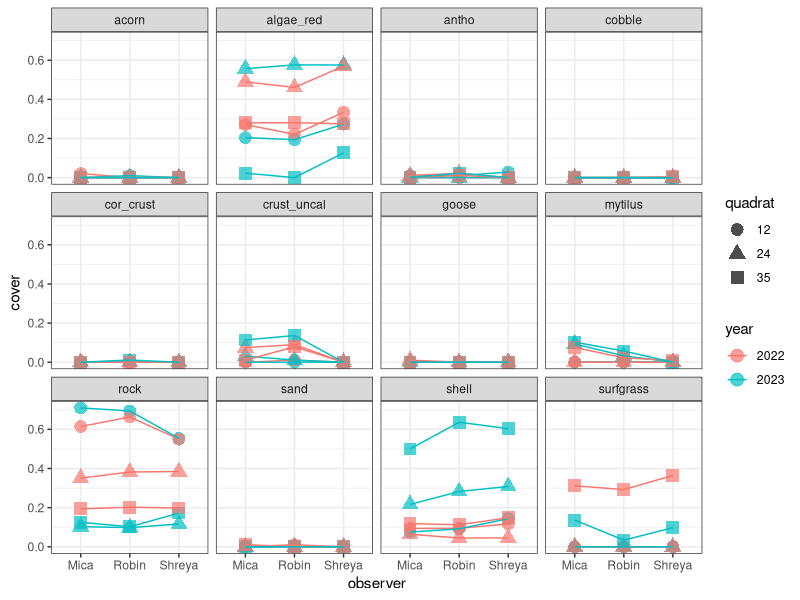
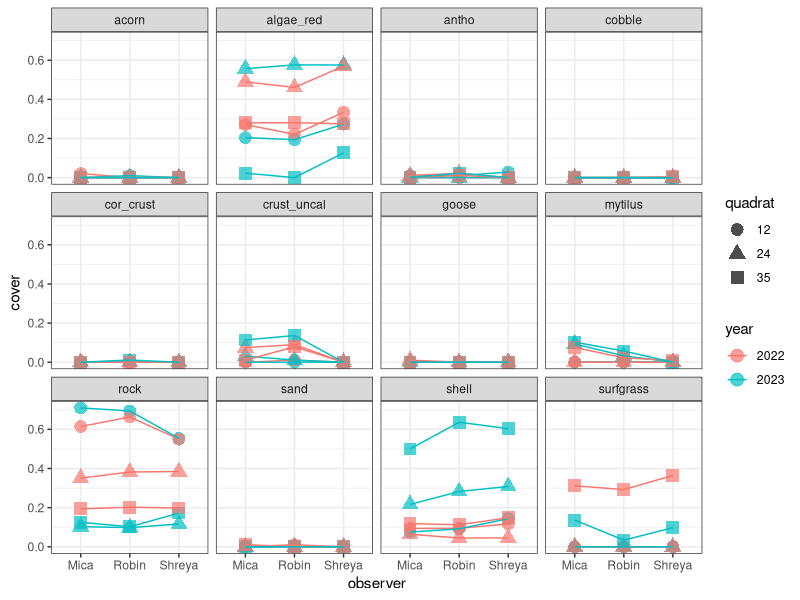

These figures' R source, in order:
################################################################################
##' @title Comparing cover data by observer
##' @author Robin Elahi
##' @date 2024-01-29
##' @log 
################################################################################

#### Packages ####
library(tidyverse)
library(readxl)

# Data
d <- read_xlsx("data/methods_test_compiled.xlsx", sheet = "cover")

d_long <- d %>% 
  gather(key = "taxon", value = "cover", antho:tar) %>% 
  mutate(quad_year = paste(quadrat, year, sep = "_"), 
         quadrat = as.character(quadrat),
         year = as.character(year))

# Observed taxa
d_mean <- d_long %>% 
  group_by(taxon) %>%
  summarise(mean = mean(cover)) %>% 
  filter(mean > 0)

d_long <- left_join(d_long, d_mean, by = "taxon")

d_long %>% 
  filter(mean > 0) %>% 
  ggplot(aes(observer, cover, color = year, shape = quadrat, group = quad_year)) + 
  geom_point(size = 4, alpha = 0.7) +
  geom_line() + 
  facet_wrap(~ taxon) +
  theme_bw()

ggsave("figs/cover_methods_test.pdf", height = 8.5, width = 11)
